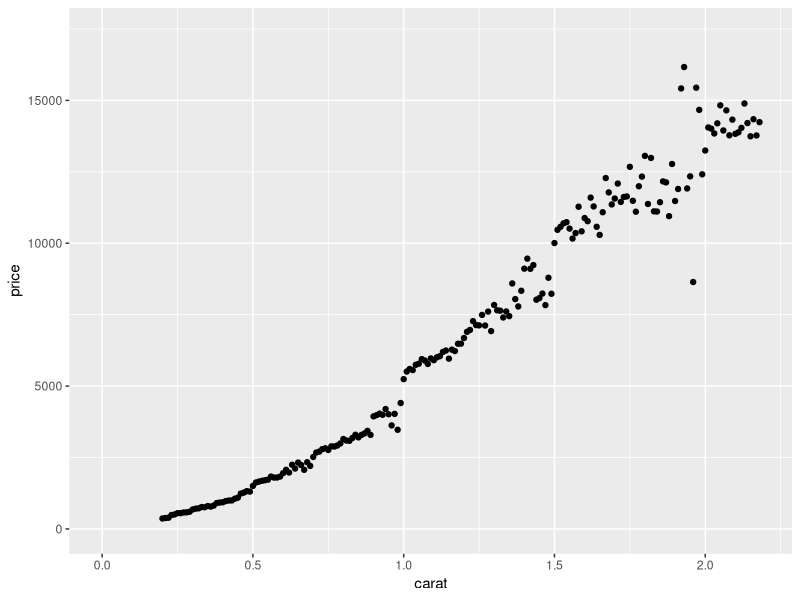

Write the R code that produced this figure.
## ---- chunk 1

data(diamonds)

library(ggplot2)

## ---- chunk 2
ggplot(aes(x=carat, y = price),data = diamonds)+
  xlim(0,quantile(diamonds$carat,0.99))+
  ylim(0,quantile(diamonds$price,0.99))+
  geom_point(stat = 'summary',fun.y=quantile,fun.args=list(probs=0.99))
